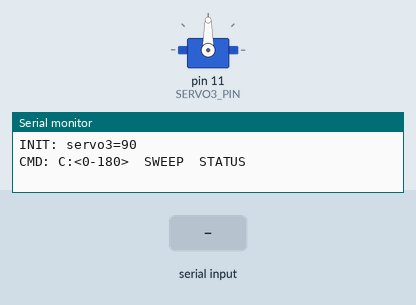
This sketch was run on a simulated Arduino Uno, built with avr-gcc and run on an emulated ATmega328P. Parts: servo, the last lines printed to the serial monitor. Inputs (shaded band) come from the test bench.

Above: at 1.5 s.
1.6 s: "SWEEP\n" received over Serial
At 3.05 s:
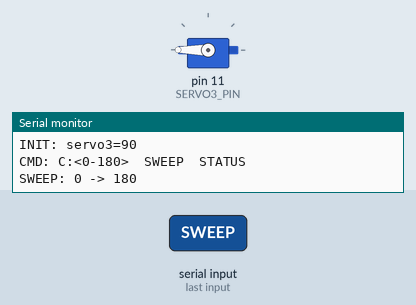
4.6 s: "C:\n" received over Serial
6.1 s: "C:90\n" received over Serial
At 7.2 s:
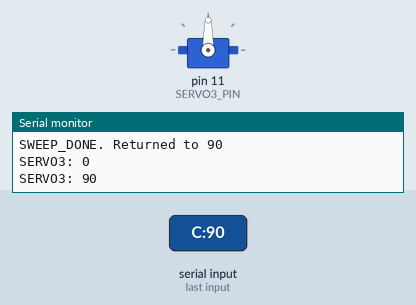
7.6 s: "C:,45\n" received over Serial
At 8.4 s:
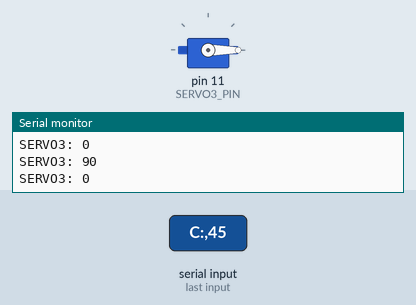
Timing chart, 0 to 10.1 s (numbered marks = the images above; inputs shaded):
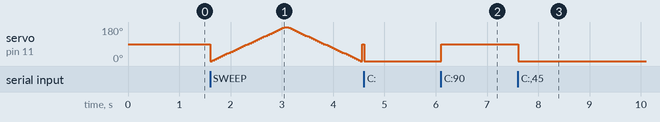

Measured:
- after the input at 4.6 s, servo on pin 11 (SERVO3_PIN): 90° → 0° at once
- after the input at 6.1 s, servo on pin 11 (SERVO3_PIN): 0° → 90° at once
- after the input at 7.6 s, servo on pin 11 (SERVO3_PIN): 90° → 0° at once

The sketch:

servo3_calibrate.ino
```cpp
/*
 * Tomato Sorter v2.0 — Servo 3 Calibration Sketch
 *
 * This sketch intentionally does NOT attach or write Servo 2.
 * Use it when Servo 2 is already open and must stay still while calibrating Servo 3.
 *
 * Wiring:
 *   Servo 3 signal -> Arduino pin 11
 *
 * Serial protocol (9600 baud, newline-terminated):
 *   C:<deg>     move Servo 3 to angle (0-180)
 *   SWEEP       slow sweep of Servo 3
 *   STATUS      report current angle
 */

#include <Servo.h>

const int  SERVO3_PIN = 11;
const long BAUD       = 9600;
const int  SERVO3_OPEN = 90;   // keep in sync with config/servo_angles.json servo3_open

Servo flap3;

int s3Angle = SERVO3_OPEN;

void setup() {
  Serial.begin(BAUD);
  flap3.attach(SERVO3_PIN);
  flap3.write(s3Angle);
  delay(300);
  Serial.println("BOOT: Servo 3 calibrate ready (pin 11). Servo 2 untouched.");
  Serial.print("INIT: servo3=");
  Serial.println(s3Angle);
  Serial.println("CMD: C:<0-180>  SWEEP  STATUS");
}

void moveServo3(int deg) {
  deg = constrain(deg, 0, 180);
  flap3.write(deg);
  s3Angle = deg;
  Serial.print("SERVO3: ");
  Serial.println(deg);
}

void sweepServo3() {
  Serial.println("SWEEP: 0 -> 180");
  for (int a = 0; a <= 180; a += 5) {
    flap3.write(a);
    delay(40);
  }
  Serial.println("SWEEP: 180 -> 0");
  for (int a = 180; a >= 0; a -= 5) {
    flap3.write(a);
    delay(40);
  }
  flap3.write(s3Angle);
  Serial.print("SWEEP_DONE. Returned to ");
  Serial.println(s3Angle);
}

void loop() {
  if (!Serial.available()) return;

  String cmd = Serial.readStringUntil('\n');
  cmd.trim();
  if (cmd.length() == 0) return;

  if (cmd.startsWith("C:")) {
    moveServo3(cmd.substring(2).toInt());
  } else if (cmd == "SWEEP") {
    sweepServo3();
  } else if (cmd == "STATUS") {
    Serial.print("STATUS: servo3=");
    Serial.println(s3Angle);
  } else {
    Serial.print("UNKNOWN: ");
    Serial.println(cmd);
  }
}
```
